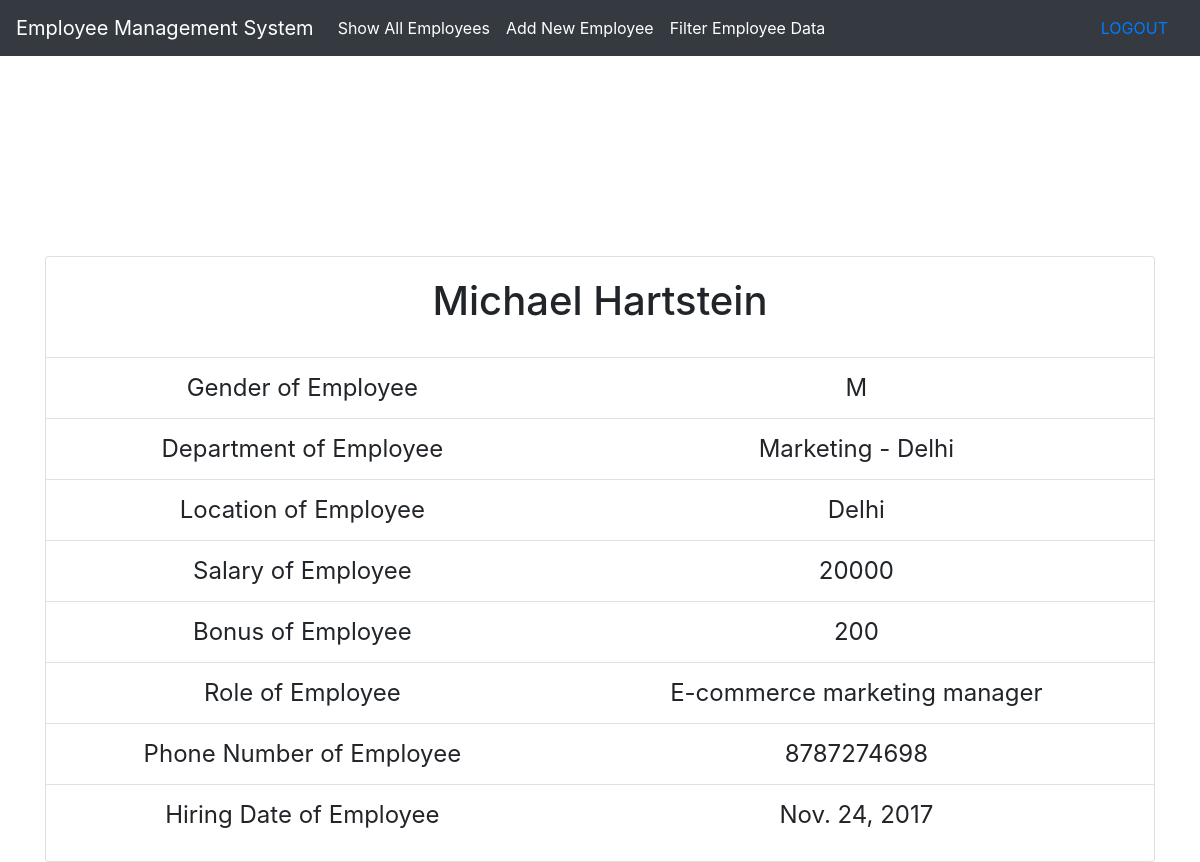
Screenshot of /viewEmployee/2 (signed in) with the database file from the repository.
### emp_app/models.py (models this page shows)
class Employee(models.Model):
    GENDER = (("F", "Female"), ("M", "Male"), ("U", "Undisclosed"))
    first_name = models.CharField(max_length=256)
    last_name = models.CharField(max_length=256, blank=True)
    gender = models.CharField(choices=GENDER, max_length=1)
    department = models.ForeignKey(Department, on_delete=models.CASCADE)
    salary = models.IntegerField(default=0)
    bonus = models.IntegerField(default=0)
    role = models.ForeignKey(Role, on_delete=models.CASCADE)
    phoneNo = models.CharField(max_length=10)
    hire_date = models.DateField()
    def __str__(self):
        return self.first_name + " " + self.last_name

class Department(models.Model):
    name = models.CharField(max_length=256)
    location = models.CharField(max_length=256)
    def __str__(self):
        return self.name + " - " + self.location

class Role(models.Model):
    name = models.CharField(max_length=256)
    def __str__(self):
        return self.name

### emp_app/views.py (the view)
# urls.py: path('viewEmployee/<int:pk>',
class viewEmployee(LoginRequiredMixin, DeleteView):
    model = models.Employee
    template_name = 'emp_app/viewEmployee.html'
    login_url = '/auth/login'

### templates/emp_app/viewEmployee.html
{% extends 'base.html' %} {%block body%} {% include 'navBar.html' %}
<div
  class="container"
  style="
    text-align: center;
    margin-top: 200px;
    margin-left: auto;
    margin-right: auto;
  "
>
  <div class="card">
    <div class="card-body">
      <h1 class="card-title">{{object}}</h1>
    </div>
    <table class="table table-hover" style="font-size: x-large">
      <tr>
        <td>Gender of Employee</td>
        <td>{{object.gender}}</td>
      </tr>
      <tr>
        <td>Department of Employee</td>
        <td>{{object.department}}</td>
      </tr>
      <tr>
        <td>Location of Employee</td>
        <td>{{object.department.location}}</td>
      </tr>
      <tr>
        <td>Salary of Employee</td>
        <td>{{object.salary}}</td>
      </tr>
      <tr>
        <td>Bonus of Employee</td>
        <td>{{object.bonus}}</td>
      </tr>
      <tr>
        <td>Role of Employee</td>
        <td>{{object.role}}</td>
      </tr>
      <tr>
        <td>Phone Number of Employee</td>
        <td>{{object.phoneNo}}</td>
      </tr>
      <tr>
        <td>Hiring Date of Employee</td>
        <td>{{object.hire_date}}</td>
      </tr>
    </table>
  </div>
</div>
{%endblock%}

### rows the page displays
Employee: first_name+last_name "Michael Hartstein", gender "M", department "Marketing - Delhi", department.location "Delhi", salary "20000", bonus "200", role "E-commerce marketing manager", phoneNo "8787274698", hire_date "Nov. 24, 2017"
